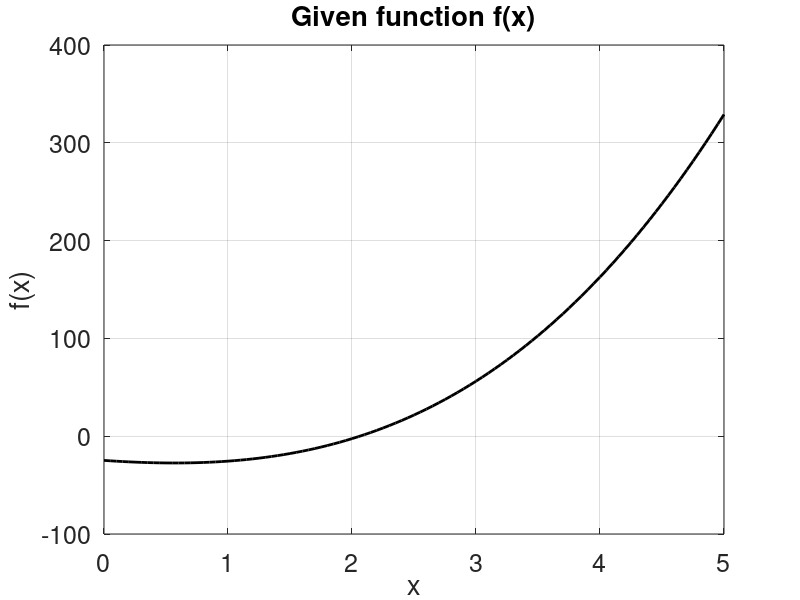

Recreate this plot in MATLAB.

%%
%AE 370 HW #2
% @author Max Feinberg
% @date 2/10/16
% @version 1.0
% Root finding
%% Main
function hw2p1
% hw2p1 AE 370 Spring 2016 Homework 2 Problem 1
close all; clear all; clear figure;
 x = linspace(0.0, 5.0, 101); % Plot f(x) and f'(x).
 f = fn(x);
 fp = fnp(x);
 figure (1)
 plot(x, f, 'k', 'LineWidth', 2)
 grid on
 set(gca, 'FontSize', 18)
 title('Given function f(x)')
 xlabel('x')
 ylabel('f(x)')
 print(gcf, '-depsc2', 'hw2p1-fn')

 x_low = 1.0;
 x_high = 4.0;
 x_tol = 1.0e-6;
 x_hat_bis = bisection(@fn, x_low, x_high, x_tol);
 x_0 = x_low + 0.5 * (x_high - x_low); % Starting guess
 f_tol = 1.0e-6;
 x_hat_nr = newton_raphson(@fn, @fnp, x_0, f_tol);
 x_1 = x_0 - 0.01 * (x_high - x_low); % Second starting guess
 x_hat_sec = secant(@fn, x_0, x_1, f_tol);

 fprintf('Bisection: x_hat = %10.6f\n', x_hat_bis)
 fprintf('Newton-Raphson: x_hat = %10.6f\n', x_hat_nr)
 fprintf('Secant method: x_hat = %10.6f\n', x_hat_sec)
end

%% function
function f = fn(x)
% Evaluate the given function.
 f = 2.0 * x.^3 + 5.875 * x.^2 - 8.625 * x - 24.75;
end
%% Derivative
function fp = fnp(x)
% Evaluate the derivative of the given function.
 fp = 6.0 * x.^2 + 11.75 * x - 8.625;
end
%% Bisection
function x = bisection(fBIS, x_low, x_high, x_tol)
% Isolate a root of f(x) using bisection.
% fill up this code here
    a=x_low;
    b=x_high;
    if fBIS(a)*fBIS(b) >=0
        sprintf( 'this interval does not contain a root')
        x = sqrt(-1);
    else
        tol=x_tol;
        %sprintf('a=%17.9f f(a)=%17.9f b=%17.9f f(b)=%17.9f\n',a,fn(a),b,fn(b))
        while b-a > tol
            c=(a+b)/2;
            if fBIS(a)*fBIS(c) > 0
                 a=c;
            else
                 b=c;
            end
        %sprintf('a=%17.9f f(a)=%17.9f b=%17.9f f(b)=%17.9f\n',a,fBIS(a),b,fBIS(b))
        end
    %sprintf(' the root is in the interval %17.9f ... %17.9f\n',a,b)
    end
    x = (a+b)/2;

end
%% Newton Raphson
function x = newton_raphson(f, fp, x_0, tol0)
% Isolate a root of f(x) using Newton-Raphson iteration.
% fill up this code here

x=x_0;
tol=tol0;
iter_max=20;
iter=0;
while abs(f(x)) > tol
    iter=iter+1;
    if iter > iter_max
        break
    end
    dx=-f(x)/fp(x);
    %sprintf(' iter= %d x=%15.10f f(x)=%20.15f dx=%20.15f\n',iter,x,f(x),dx)
    x=x+dx;
end
%sprintf(' the root is %20.15f : f(x) = %20.15f\n',x,f(x))

end

%% Secant
function x = secant(f, x_0, x_1, tol0)
% Isolate a root of f(x) using the secant method.
% fill up this code here
x0=x_0;
x1=x_1;
x = x1;
tol=tol0;
iter_max=20*2;
iter=0;
while abs(f(x)) > tol
    iter=iter+1;
    if iter > iter_max
        break
    end
    temp = x;
    x = x - f(x)*((x-x_0)/(f(x)-f(x_0)));
    x_0 = temp;
    %sprintf(' iter= %d x=%15.10f f(x)=%20.15f',iter,x,f(x));
end
%sprintf(' the root is %20.15f : f(x) = %20.15f\n',x,f(x))
end